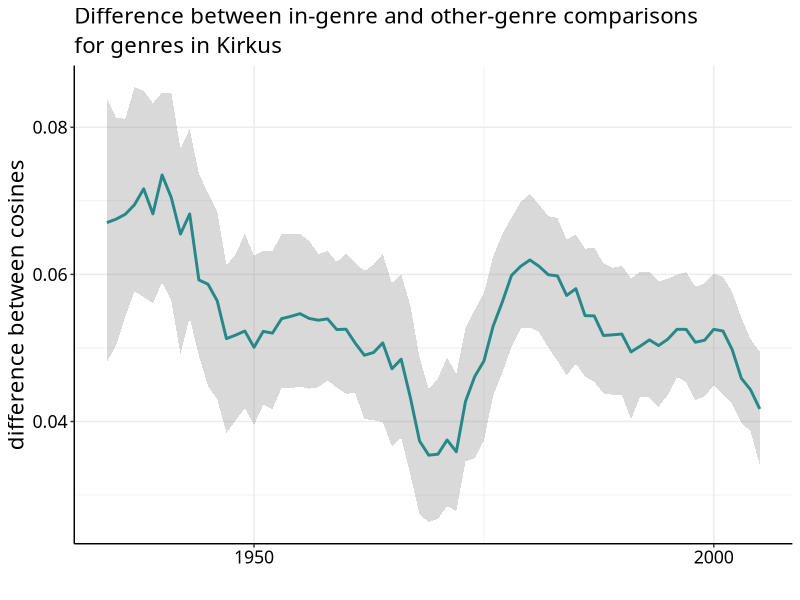
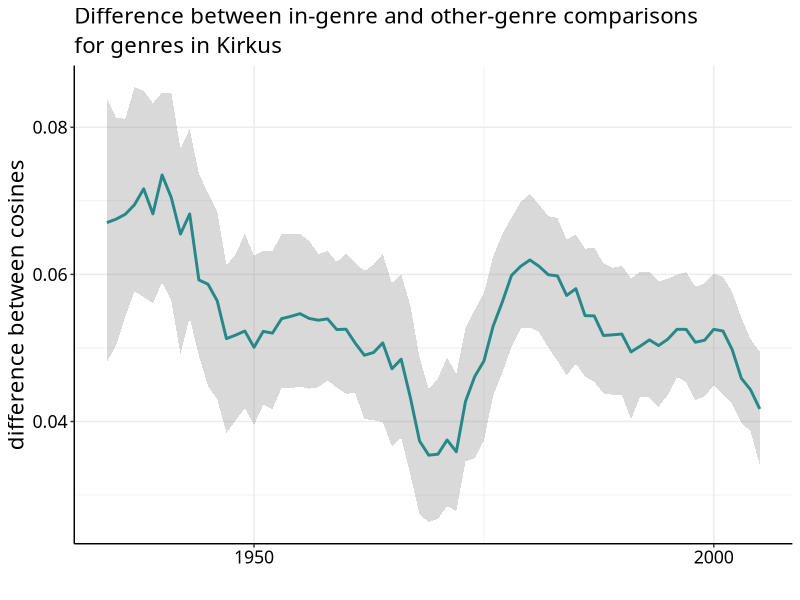

Here is the R script that generated these plots, in order:
# Plots the difference between in-genre comparisons and comparisons
# to volumes assigned to a different genre.
setwd('/Users/tunder/Dropbox/python/reviews/kirkus/genrexp/kirkusdeltas/')
library(ggplot2)

fishertransformdiff <- function(a, b) {
  transformeda <- atanh(a-1)
  transformedb <- atanh(b-1)
  
  difference = transformeda - transformedb
  return(tanh(difference))
}

data <- read.csv('kirkus_delta_results_uncut.tsv', sep = '\t')
data$othergenrediff <- fishertransformdiff(data$othergenredist, data$ingenredist)

dates = c()
diffs = c()
lower = c()
upper = c()

for (i in 1934:2005) {
  thesediffs = data$othergenrediff[data$meandate >= i - 4 & data$meandate <= i + 4]
  replication = c()
  for (j in 1:1000) {
    bootstrap = sample(thesediffs, size = length(thesediffs), replace = TRUE)
    replication <- c(replication, median(bootstrap))
  }
  replication <- sort(replication)
  diffs = c(diffs, median(replication))
  lower <- c(lower, replication[25])
  upper <- c(upper, replication[975])
  dates = c(dates, i)
}

df <- data.frame(meandate = dates, diff = diffs, upper = upper, lower = lower)

p <- ggplot(df, aes(x = meandate, y = diff)) + 
  geom_line(color = 'cyan4', size = 1) +
  geom_ribbon(aes(ymin=lower, ymax=upper, x = meandate, fill = 'band'), fill = 'gray50', alpha = 0.3) +
  theme_bw() + ggtitle('Difference between in-genre and other-genre comparisons\nfor genres in Kirkus') +
  scale_x_continuous("", breaks = c(1875, 1900, 1950, 2000)) +
  scale_y_continuous('difference between cosines') +
  theme(text = element_text(size = 16, family = "Avenir Next Medium"), panel.border = element_blank()) +
  theme(axis.line = element_line(color = 'black'),
        axis.text = element_text(color = 'black'),
        plot.title = element_text(size = 16, lineheight = 1.1),
        legend.position = 'none')

tiff("othergenrediffs_kirkus.tiff", height = 6, width = 9, units = 'in', res=400)
plot(p)
dev.off()
plot(p)